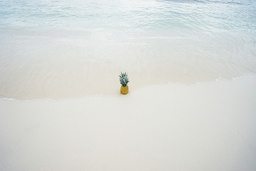
#> input picture task_0/sample/pineapple.jpg, 256 x 171 px, shrunk from 960 x 640 before the run
$ python main.py
#> lines starting #> are read from the running program, lines starting #| are printed output that depends on the picture; after the words box and inside, x2 and y2 are one past the last pixel; in counts of white or black regions, pixels touching at a corner belong together
### task_0/resize_util.py
import cv2
import numpy as np
import random
from scipy.signal import convolve2d

np.set_printoptions(threshold=np.nan)


def conv2d(img, k):
    return convolve2d(img, k, mode='same')


def get_min_matrix(initial_matrix):
    result = np.zeros(shape=initial_matrix.shape)
    result[0, :] = initial_matrix[0, :]
    for i in range(1, initial_matrix.shape[0]):
        for j in range(0, initial_matrix.shape[1]):
            result[i, j] = initial_matrix[i, j] + min(initial_matrix[i-1, max(j-1, 0)], initial_matrix[i-1, j],
                                                      initial_matrix[i-1, min(j+1, initial_matrix.shape[1] - 1)])

    return result


def get_min_cost_path(matrix):
    path = []
    current_point = [matrix.shape[0] - 1, np.argmin(matrix[-1, :])]

    path.append(current_point)
    for i in range(matrix.shape[0] - 2, -1, -1):
        x = current_point[1]
        arr = [matrix[i, max(x-1, 0)], matrix[i, x], matrix[i, min(x+1, matrix.shape[1]-1)]]
        next_point = [i, max(x + np.argmin(arr) - 1, 0)]
        path.append(next_point)
        current_point = next_point

    return path


def load_and_process(path, it=1):
#> called with path = 'task_0/sample/pineapple.jpg', it = 50
    img = cv2.imread(path, 0)
#> img: shape (171, 256); min 34, max 246, mean 217.6
    img_shape = img.shape
#> img_shape = (171, 256)
    kernel = np.array([1, -1, -1, 1]).reshape(2, 2)
    # display_it = random.randint(0, it)

    current_img = np.copy(img)
    # display_it_img = np.copy(img)

    for i in range(it):
        e_img = conv2d(current_img, kernel)
        min_matrix = get_min_matrix(e_img)
        min_path = get_min_cost_path(min_matrix)

        mask = np.ones(current_img.shape, dtype=bool)
        for j in range(len(min_path)):
            mask[min_path[j][0], min_path[j][1]] = False
        current_img = np.reshape(current_img[mask], (img_shape[0], img_shape[1] - i - 1))
#> this loop made 50 passes
#> pass 1, in load_and_process, `e_img = conv2d(current_img, kernel)`:
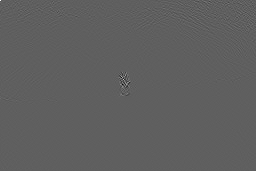
#> e_img: shape (171, 256) int64; min -124, max 207, mean 0; drawn with min black and max white
#> pass 1, in load_and_process, `min_matrix = get_min_matrix(e_img)`:
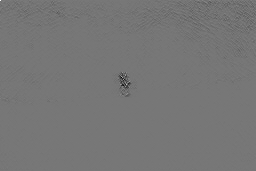
#> min_matrix: shape (171, 256) float64; min -183, max 207, mean -2; drawn with min black and max white
#> after the loop:
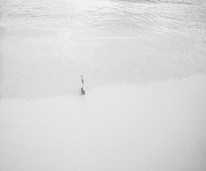
#> current_img: shape (171, 206); min 120, max 246, mean 219
#> after the loop:
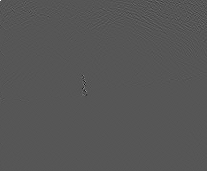
#> e_img: shape (171, 207) int64; min -106, max 207, mean 0; drawn with min black and max white
#> after the loop:
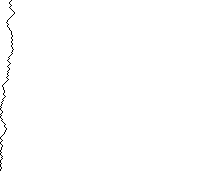
#> mask: shape (171, 207) bool; 99.5% white; black in thin lines or dots, all inside (x1, y1, x2, y2) = (0, 0, 15, 171)
#> after the loop:
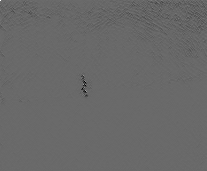
#> min_matrix: shape (171, 207) float64; min -148, max 207, mean -2; drawn with min black and max white

        # if i == display_it:
        #     cv2.polylines(display_it_img, [np.array(np.flip(min_path, axis=1), dtype='int32')], color=(0, 0, 0),
        #                 isClosed=False, thickness=1)

    return img, current_img

### task_0/main.py
from task_0 import resize_util
import matplotlib.pyplot as plt
import os
import time


start_time = time.time()
path = os.path.join(os.getcwd(), 'sample', 'pineapple.jpg')
orig, res_img = resize_util.load_and_process(path, 50)

plt.figure(1)
plt.title("Resized")
plt.imshow(res_img, cmap='gray')
plt.figure(2)
plt.title("Original")
plt.imshow(orig, cmap='gray')
plt.show()

ex_time = time.time() - start_time
print('Time: ' + '{:f}'.format(ex_time))
